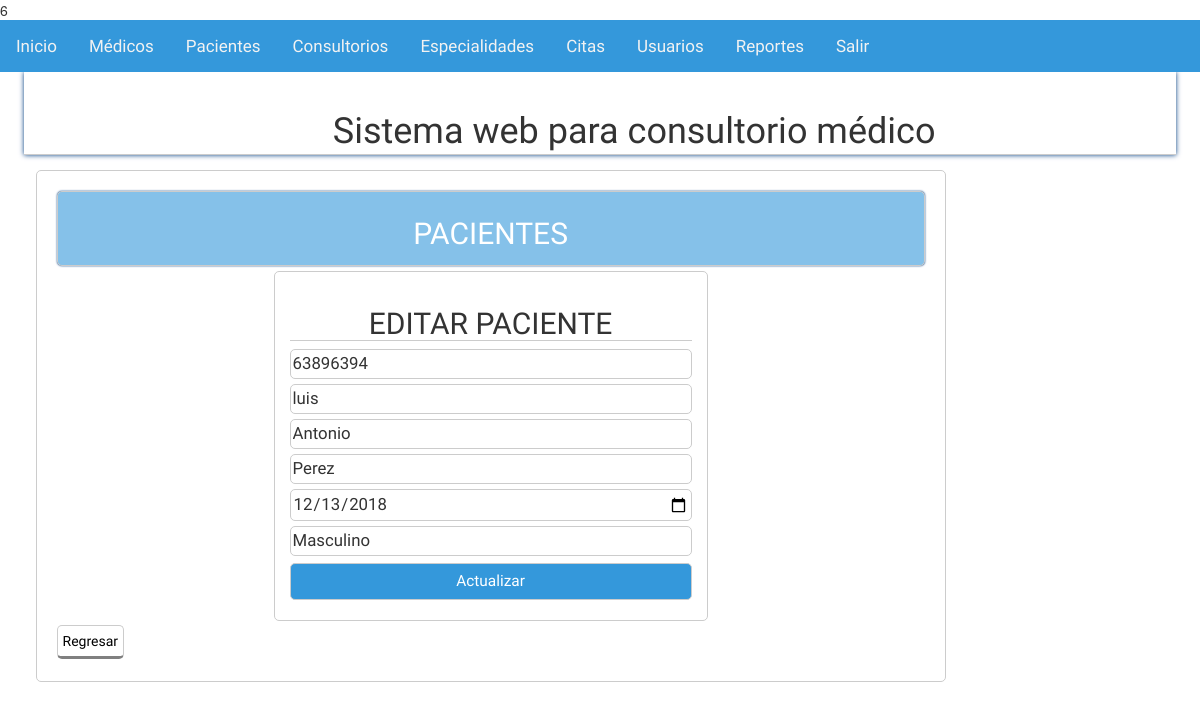
Screenshot of /actualizapacientes.php?idPaciente=6 (signed in) with the database file from the repository.
### tables this page shows
CREATE TABLE `pacientes` (
  `idPaciente` int(11) NOT NULL AUTO_INCREMENT,
  `pacIdentificacion` char(15) NOT NULL,
  `pacNombre` varchar(50) NOT NULL,
  `pacApellidopat` varchar(50) NOT NULL,
  `pacApellidomat` varchar(45) DEFAULT NULL,
  `pacFechaNacimiento` date NOT NULL,
  `pacSexo` enum('Femenino','Masculino') NOT NULL,
  PRIMARY KEY (`idPaciente`),
  UNIQUE KEY `pacIdentificacion` (`pacIdentificacion`)
);

### actualizapacientes.php (called while the page is built, shortened)
<?php session_start();
	require 'funciones.php';
	try{
		$conexion = new PDO('mysql:host=localhost;dbname=centromedico','root','12345');
		$conexion->setAttribute(PDO::ATTR_ERRMODE,PDO::ERRMODE_EXCEPTION);
	}catch(PDOException $e){
		echo "ERROR: " . $e->getMessge();
		die();
	}
	if($_SERVER['REQUEST_METHOD']=='POST'){
		$id = limpiarDatos($_POST['id']);
		$identificacion = limpiarDatos($_POST['identificacion']);
		$nombres = limpiarDatos($_POST['nombres']);
		$apellidopatt = limpiarDatos($_POST['apellidopat']);
		$apellidomatt = limpiarDatos($_POST['apellidomat']);
		$fecha = limpiarDatos($_POST['fechanacimiento']);
		$sexo = limpiarDatos($_POST['sexo']);
		$statement = $conexion->prepare(
		"UPDATE pacientes
        SET pacIdentificacion = :identificacion,
		pacNombre =:nombres,
		pacApellidopat =:apellidopat,
		pacApellidomat =:apellidomat,
		pacFechaNacimiento =:fecha,
		pacSexo =:sexo
		WHERE idPaciente = :id");
		$statement ->execute(array(
        ':identificacion'=>$identificacion,
		':nombres'=>$nombres,
		':apellidopat'=>$apellidopatt,
		':apellidomat'=>$apellidomatt,
		':fecha'=>$fecha,
		':sexo'=>$sexo,
        ':id'=> $id
        ));
        header('Location: pacientes.php');
	}else{
		$id_pacientes = id_numeros($_GET['idPaciente']);
		$paciente = obtener_paciente_id($conexion,$id_pacientes);
		$paciente =$paciente[0];
	}
	require 'vista/actualizarpaciente_vista.php';
?>

### funciones.php (called while the page is built, shortened)
<?php
	function limpiarDatos($datos){
		$datos = trim($datos);
		$datos = stripslashes($datos);
		$datos = htmlspecialchars($datos);
		return $datos;
	}
	function id_numeros($id){
		return (int)limpiarDatos($id);
	}
	function obtener_paciente_id($conexion,$id){
		$resultado = $conexion->query("SELECT * FROM pacientes WHERE idPaciente = $id LIMIT 1");
		$resultado = $resultado->fetchAll();
		return ($resultado) ? $resultado : false;
	}
?>

### vista/actualizarpaciente_vista.php (the view, shortened to what this page needs)
<?php include 'plantillas/header.php'; ?>
	<section class="main">
		<div class="wrapp">
			<?php include 'plantillas/nav.php'; ?>
				<article>
					<div class="mensaje">
						<h2>PACIENTES</h2>
					</div>
					<form action="<?php echo htmlspecialchars($_SERVER['PHP_SELF']) ?>" method="post">
						<h2>EDITAR PACIENTE</h2>
						<input type="numeric" name="identificacion" placeholder="Identificación" value="<?php echo $paciente['pacIdentificacion'];?>" requerid onkeypress='return validaNumericos(event)' maxlength="10">
						<input type="text" name="nombres" placeholder="Nombres:" value="<?php echo $paciente['pacNombre'];?>" onkeypress="return validar(event)" >
						<input type="text" name="apellidopat"
                            placeholder="Apellidos:"   value="<?php echo $paciente['pacApellidopat'];?>" onkeypress="return validar(event)" >
                        <input type="text" name="apellidomat"
                            placeholder="Apellidos:"   value="<?php echo $paciente['pacApellidomat'];?>" onkeypress="return validar(event)" >
						<input type="date" name="fechanacimiento" placeholder="Fecha Nacimiento:" value="<?php echo $paciente['pacFechaNacimiento'];?>">
						<input type="numeric" name="sexo" placeholder="Telefono:" value="<?php echo $paciente['pacSexo'];?>" onkeypress='return validaNumericos(event)' maxlength="10">
						<input type="submit" name="enviar" value="Actualizar">
					</form>
                    <a class="btn-regresar" href="pacientes.php">Regresar</a>
				</article>
	</section>
<?php include 'plantillas/footer.php'; ?>
</body>
</html>

### css/estiloss.css (style rules this page uses)
* { -webkit-box-sizing: border-box; -moz-box-sizing: border-box; box-sizing: border-box; margin:0px; padding:0px; font-family: 'Antic', sans-serif; }
body { background: rgba(0,0,0,.01); color:#000; }
.wrapp { padding: 0% 2%; width:100%; margin:auto; overflow: hidden; text-align:cente }
.mensaje { background: #85C1E9; padding:5px; color:#fff; border-radius:5px; text-align: center; font-size: 1.5em; margin-bottom: 5px; box-shadow: 0 0px 2px #013D82 !important; }
article a { display:block; font-weight: normal; }
article .btn-regresar { display:inline-block; border: 1px solid #ccc; border-bottom: 3px solid gray; color:black; font-weight: normal; }
article { margin: 10px 0px; margin-left:1%; float: left; width: 79%; padding:20px; background: rgb(255, 255, 255); border-radius:5px; }
article,aside, .mensaje { border:1px solid #ccc; }
form h2 { font-color: #000; }
form { max-width: 50%; margin: 2px auto; border:1px solid #ccc; padding: 15px; text-align: left; border-radius:5px; }
form input, form textarea, form select { border: 0; outline: 0; padding: 2px; -moz-border-radius: 5px; -webkit-border-radius: 5px; border-radius: 5px; width: 100%; border:1px solid #ccc; margin-bottom: 5px; font-size: 1.2em; }
form [type="submit"] { cursor: pointer; position: relative; display: inline-block; margin-top: 2px; padding: 0.40em 1.5em; background: #3498DB; text-decoration: none; font-size: 1.1em; color: #FFF; width: 100%; text-align: center; }
.wrapp form h2 { margin-bottom: 8px; text-align: center; border-bottom:1px solid #ccc; }
article a { margin: 2px 0px; display:inline-block; padding: 5px; color: white; border-radius:5px; cursor:pointer; border-bottom: 3px solid rgba(0, 0, 0,.5); width:auto; text-decoration:none; text-align:center; position: relative; }
footer li,a { text-decoration: none; color: #fff; }
a, .Dra { color: #34495E; }
input { color: #34495E; }

### rows the page displays
pacientes: identificacion "63896394", nombres "luis", apellidopat "Antonio", apellidomat "Perez", fechanacimiento "12/13/2018", sexo "Masculino"
